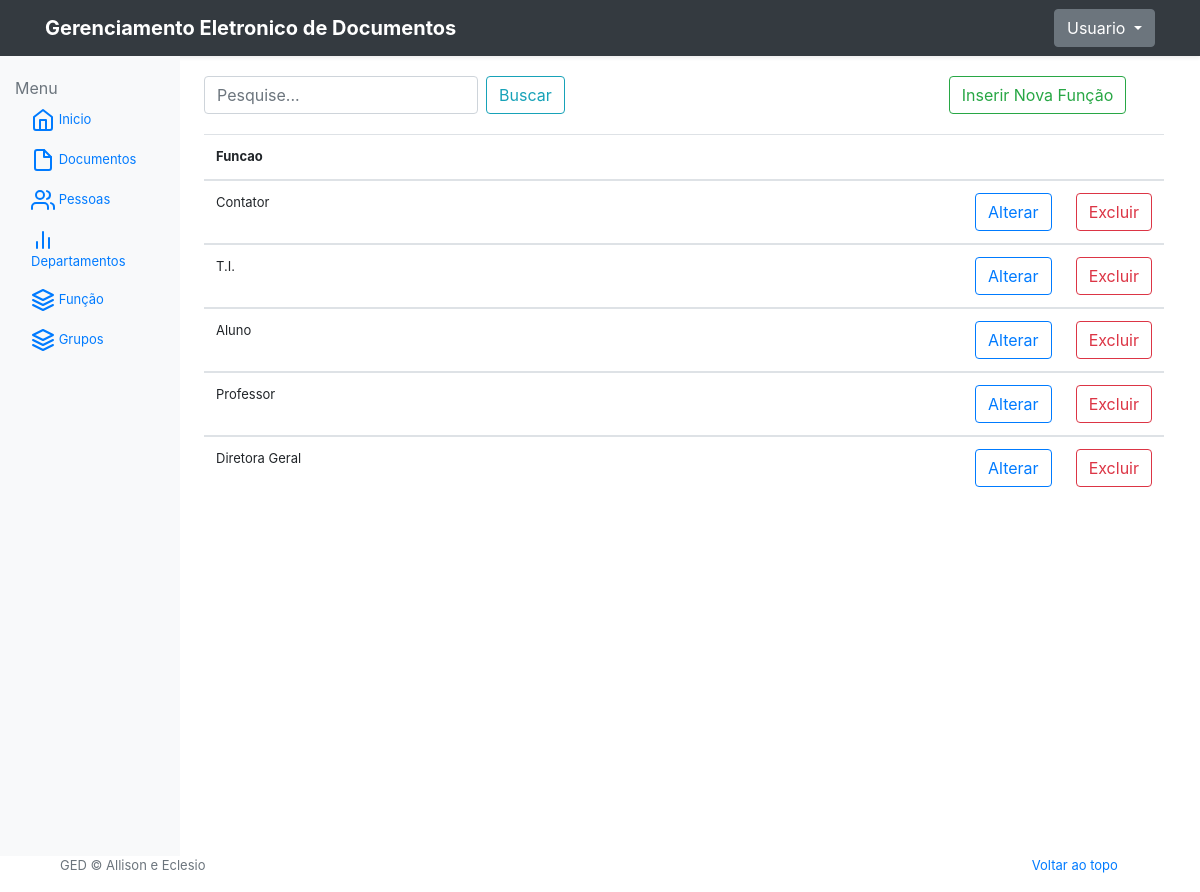
Page /dashboard/funcao (signed in) on the earlier database version.
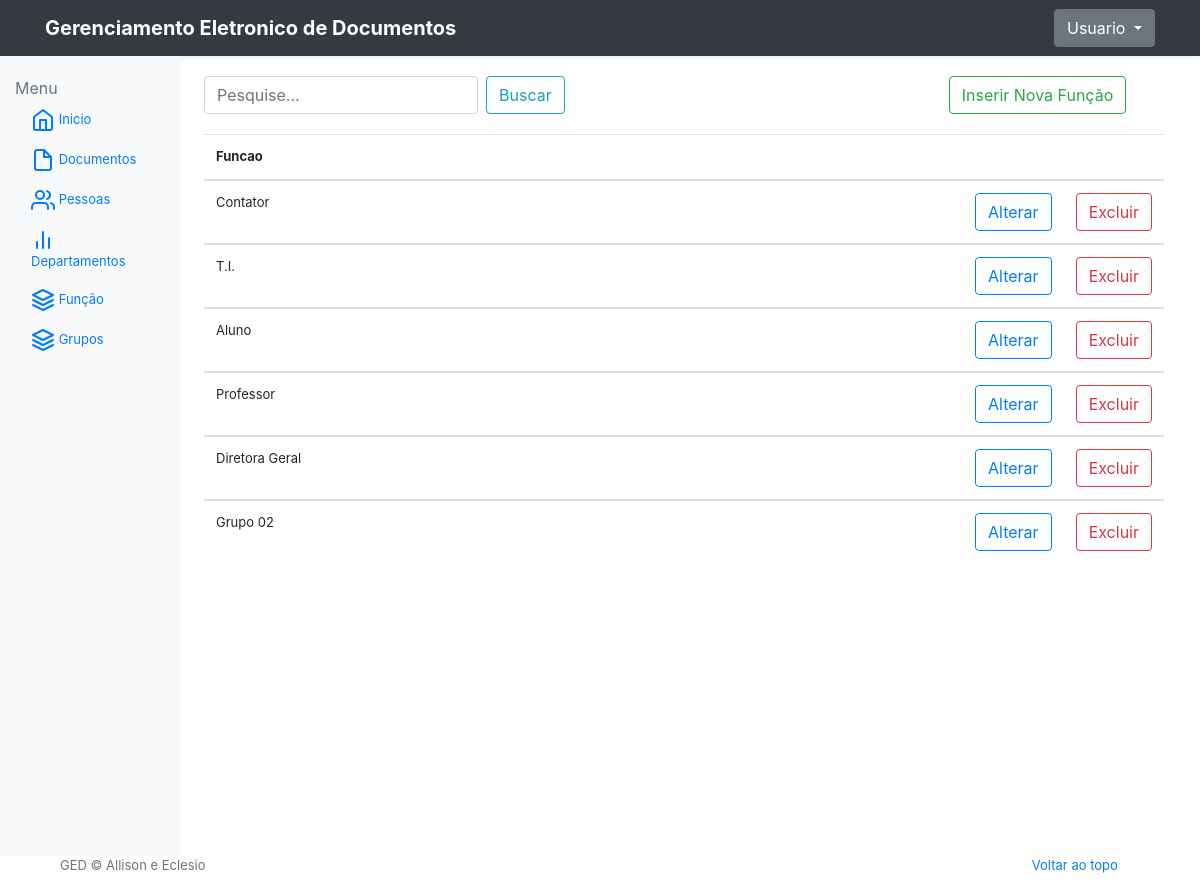
Same page on the later database version.
### GED/models.py (models this page shows, shortened)
class Funcao(models.Model):
    class Meta:
        verbose_name = 'Função'
        verbose_name_plural = 'Funções'
    nome = models.CharField(max_length=100)

### GED/views.py (the view)
# urls.py: path('dashboard/funcao', views.dashboard_funcao, name='dashboard_funcao'),
@login_required
def dashboard_funcao(request):
    funcao = Funcao.objects.all()
    return render(request, 'details_funcao.html', {'funcao': funcao})

### GED/templates/details_funcao.html (shortened to what this page needs)
{% extends "base-menu.html" %}
{% block main %}
<div class="search-field">
    <form action="{% url 'dashboard_busca_documentos' %}" method="POST" class="form-inline my-2 my-lg-0">
        <input name="consulta" class="form-control mr-sm-2" type="search" placeholder="Pesquise..." aria-label="Search">
        <button class="btn btn-outline-info my-2 my-sm-0" type="submit">Buscar</button>
    </form>
    <div style="margin-left: 40%">
        <form action="{% url 'create_funcao' %}">
            <button class="btn btn-outline-success my-2 my-sm-0" type="submit">
                Inserir Nova Função
            </button>
        </form>
    </div>
</div>
<div class="table-responsive">
    <table class="table table-hover">
        <col width="100%">
        <thead>
            <tr>
                <th>Funcao</th>
                <th></th>
                <th></th>
            </tr>
        </thead>
        {% for func in funcao %}
        <tbody>
            <tr>
                <td>{{ func.nome }}</td>
                <td><a href="{% url 'update_funcao' func.id %}"><button type="button" class="btn btn-outline-primary">Alterar</button></a></td>
                <td><a href="{% url 'delete_funcao' func.id %}" onclick="return confirm('Deseja Remover {{ dpt.nome }} ?')"><button type="button" class="btn btn-outline-danger">Excluir</button></a></td>
            </tr>
        </tbody>
        {% endfor %}
    </table>
</div>
{% endblock main %}

Differences in the rows shown:
added Funcao: nome "Grupo 02"
